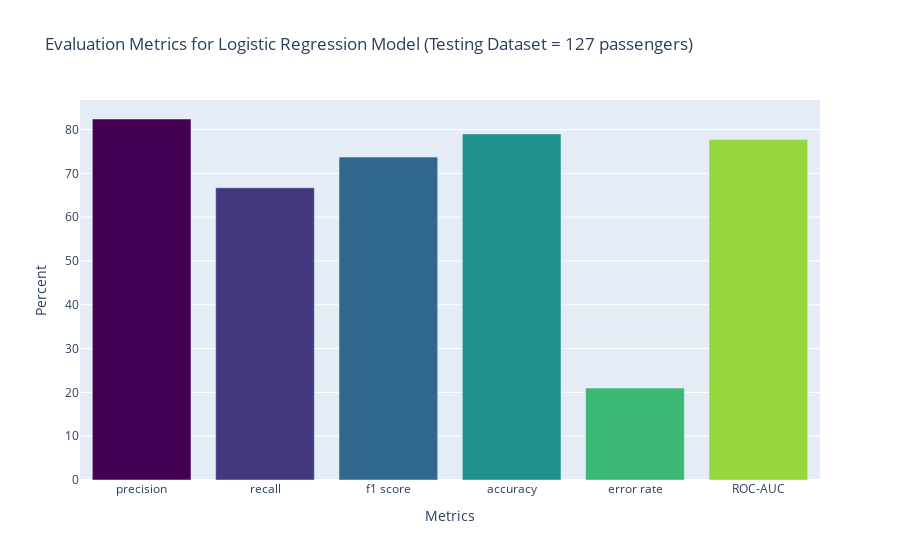

The notebook cell this image was saved under:
### Code cell
# Convert that into a visualization.
mydata = [go.Bar(
    x=list(evals.keys()),
    y=list(evals.values()),
    marker=dict(color=Viridis[::12])
)]

mylayout = go.Layout(
    title='Evaluation Metrics for Logistic Regression Model (Testing Dataset = 127 passengers)',
    xaxis = {'title': 'Metrics'},
    yaxis = {'title': 'Percent'}, 

)
fig = go.Figure(data=mydata, layout=mylayout)
fig

### Figure 1 — Plotly figure (JSON) as saved in the notebook; plotly's stock layout.template omitted (floating-point values rounded to 4 significant figures)
{"data": [{"marker": {"color": ["#440154", "#433880", "#31678d", "#21918d", "#3cb875", "#97d73e"]}, "type": "bar", "x": ["precision", "recall", "f1 score", "accuracy", "error rate", "ROC-AUC"], "y": [82.4, 66.7, 73.7, 79, 21, 77.7]}], "layout": {"autosize": true, "title": {"text": "Evaluation Metrics for Logistic Regression Model (Testing Dataset = 127 passengers)"}, "xaxis": {"autorange": true, "range": [-0.5, 5.5], "title": {"text": "Metrics"}, "type": "category"}, "yaxis": {"autorange": true, "range": [0, 86.74], "title": {"text": "Percent"}, "type": "linear"}}}
